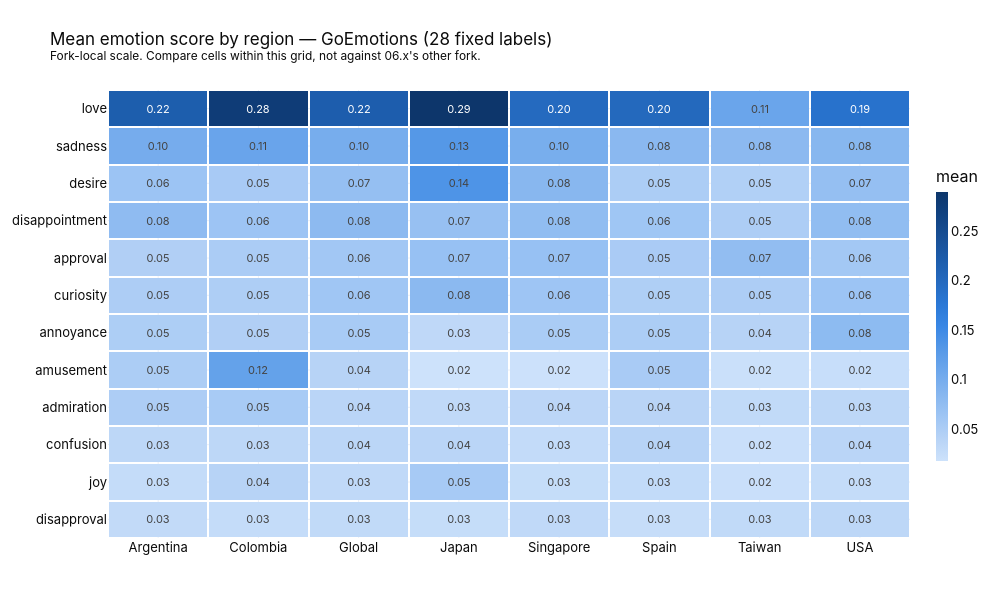

Write notebook code for a chart like this one.
### Markdown cell above
### 3. Regional emotion profile — raw mean scores *(fork-local)*

Mean score per region per emotion, on this fork's native scale. Useful for
reading *within* the grid (which emotion runs hottest in a region), **not** for
comparing a cell against the sibling notebook's same-named cell.

### Code cell
heat = df.groupby("region")[charted_cols].mean().reindex(regions)
heat.columns = charted_names

fig = px.imshow(
    heat.T,
    labels=dict(x="", y="", color="mean score"),
    color_continuous_scale=SEQ_BLUE,
    aspect="auto",
    text_auto=".2f",
)
fig.update_traces(
    textfont_size=11,
    hovertemplate="<b>%{x}</b> · %{y}<br>mean score %{z:.3f}<extra></extra>",
    xgap=2, ygap=2,   # surface gap between cells
)
fig.update_layout(
    title=f"Mean emotion score by region — {LABEL}<br>"
          f"<sup>Fork-local scale. Compare cells within this grid, not against 06.x's other fork.</sup>",
    height=60 + 34 * len(charted_names) + 140, width=1000,
    coloraxis_colorbar=dict(title="mean", thickness=12, len=0.7),
    **LAYOUT,
)
fig.show()
display(heat.round(3))

### Figure 1 — Plotly figure (JSON) as saved in the notebook; plotly's stock layout.template omitted (floating-point values rounded to 4 significant figures)
{"data": [{"coloraxis": "coloraxis", "hovertemplate": "<b>%{x}</b> · %{y}<br>mean score %{z:.3f}<extra></extra>", "name": "0", "textfont": {"size": 11}, "texttemplate": "%{z:.2f}", "type": "heatmap", "x": ["Argentina", "Colombia", "Global", "Japan", "Singapore", "Spain", "Taiwan", "USA"], "xaxis": "x", "xgap": 2, "y": ["love", "sadness", "desire", "disappointment", "approval", "curiosity", "annoyance", "amusement", "admiration", "confusion", "joy", "disapproval"], "yaxis": "y", "ygap": 2, "z": [[0.2189, 0.2774, 0.2193, 0.2893, 0.1986, 0.2008, 0.1112, 0.1862], [0.1008, 0.1126, 0.09939, 0.1313, 0.09833, 0.08245, 0.08068, 0.08463], [0.06484, 0.05448, 0.07185, 0.1365, 0.08434, 0.05053, 0.04573, 0.07187], [0.07773, 0.06467, 0.07946, 0.07032, 0.07524, 0.06249, 0.04987, 0.07603], [0.04639, 0.05194, 0.0593, 0.06948, 0.07008, 0.05288, 0.07489, 0.05919], [0.04977, 0.04882, 0.06188, 0.08086, 0.06339, 0.0479, 0.04971, 0.06487], [0.04959, 0.04638, 0.05402, 0.03271, 0.05213, 0.05071, 0.04025, 0.07889], [0.05051, 0.1168, 0.04105, 0.01812, 0.01921, 0.05351, 0.02091, 0.02424], [0.05006, 0.05404, 0.03806, 0.03146, 0.03595, 0.03893, 0.03021, 0.03474], [0.03452, 0.03491, 0.03637, 0.03793, 0.02805, 0.04024, 0.02216, 0.03739], [0.02694, 0.04102, 0.03109, 0.0548, 0.0263, 0.02912, 0.02227, 0.02703], [0.02953, 0.02765, 0.03088, 0.02611, 0.03117, 0.02567, 0.03076, 0.03497]]}], "layout": {"coloraxis": {"colorbar": {"len": 0.7, "thickness": 12, "title": {"text": "mean"}}, "colorscale": [[0.0, "#cde2fb"], [0.08333, "#b7d3f6"], [0.1667, "#9ec5f4"], [0.25, "#86b6ef"], [0.3333, "#6da7ec"], [0.4167, "#5598e7"], [0.5, "#3987e5"], [0.5833, "#2a78d6"], [0.6667, "#256abf"], [0.75, "#1c5cab"], [0.8333, "#184f95"], [0.9167, "#104281"], [1.0, "#0d366b"]]}, "font": {"color": "#0b0b0b", "family": "Inter, -apple-system, Helvetica, sans-serif", "size": 13}, "height": 608, "margin": {"b": 70, "l": 90, "r": 40, "t": 90}, "title": {"font": {"size": 17}, "text": "Mean emotion score by region — GoEmotions (28 fixed labels)<br><sup>Fork-local scale. Compare cells within this grid, not against 06.x's other fork.</sup>"}, "width": 1000, "xaxis": {"anchor": "y", "domain": [0.0, 1.0]}, "yaxis": {"anchor": "x", "autorange": "reversed", "domain": [0.0, 1.0]}}}
